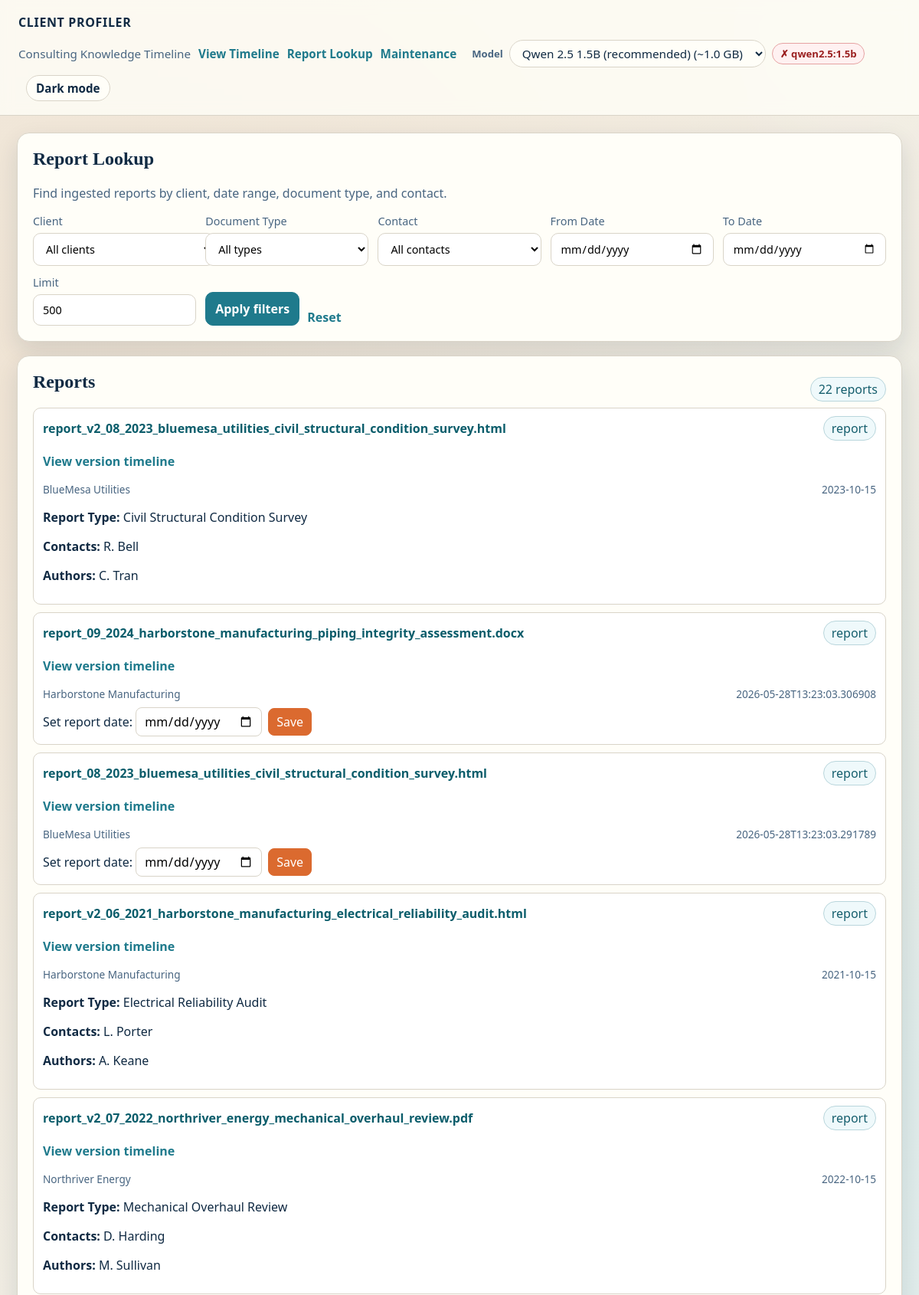
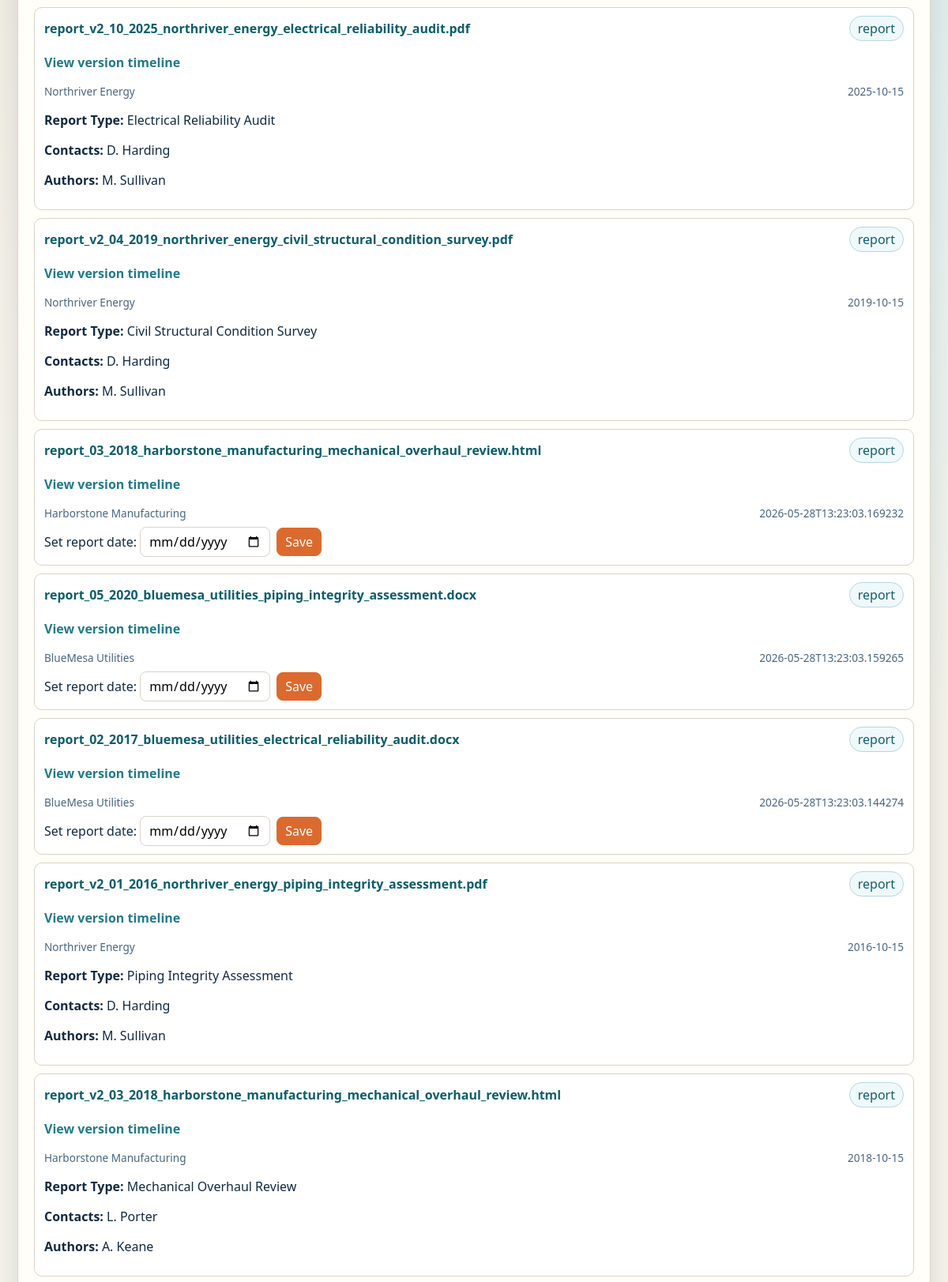
Page /reports (upper part) on the committed database (2 pictures, top to bottom).
### tables this page shows
CREATE TABLE documents (
                    id INTEGER PRIMARY KEY AUTOINCREMENT,
                    source_path TEXT NOT NULL,
                    source_type TEXT NOT NULL,
                    content_hash TEXT NOT NULL,
                    ingested_at TEXT NOT NULL,
                    metadata_json TEXT NOT NULL
                );

### client_profiler/web/app.py (the view)
    @app.get("/reports", response_class=HTMLResponse)
    def report_lookup(
        request: Request,
        client: str | None = None,
        doc_kind: str | None = None,
        contact: str | None = None,
        date_from: str | None = None,
        date_to: str | None = None,
        limit: int = 500,
    ) -> HTMLResponse:
        reports = storage.list_reports(
            client_name=client or None,
            doc_kind=doc_kind or None,
            contact=contact or None,
            date_from=date_from or None,
            date_to=date_to or None,
            limit=limit,
        )
        reports = _enrich_reports(reports)
        context = {
            "request": request,
            "reports": reports,
            "clients": storage.list_clients(),
            "document_kinds": storage.list_document_kinds(),
            "contacts": storage.all_report_contacts(),
            "filters": {
                "client": client or "",
                "doc_kind": doc_kind or "",
                "contact": contact or "",
                "date_from": date_from or "",
                "date_to": date_to or "",
                "limit": limit,
            },
        }
        return templates.TemplateResponse(request=request, name="reports.html", context=context)

### client_profiler/web/templates/reports.html (shortened to what this page needs)
{% extends "base.html" %}
{% block content %}
<section class="panel reveal">
  <h1>Report Lookup</h1>
  <p class="lead">Find ingested reports by client, date range, document type, and contact.</p>
  <form class="filter-grid" method="get" action="/reports">
    <label>
      Client
      <select name="client">
        <option value="">All clients</option>
      </select>
    </label>
    <label>
      Document Type
      <select name="doc_kind">
        <option value="">All types</option>
      </select>
    </label>
    <label>
      Contact
      <select name="contact">
        <option value="">All contacts</option>
      </select>
    </label>
    <label>
      From Date
      <input type="date" name="date_from" value="{{ filters.date_from }}" />
    </label>
    <label>
      To Date
      <input type="date" name="date_to" value="{{ filters.date_to }}" />
    </label>
    <label>
      Limit
      <input type="number" min="1" max="2000" name="limit" value="{{ filters.limit }}" />
    </label>
    <div class="filter-actions">
      <button type="submit">Apply filters</button>
      <a class="inline-link" href="/reports">Reset</a>
    </div>
  </form>
</section>
<section class="panel reveal delayed">
  <div class="section-head">
    <h2>Reports</h2>
    <span class="chip">{{ reports | length }} reports</span>
  </div>
  {% if reports %}
  <div class="report-list">
    {% for report in reports %}
    <article class="report-item">
      <div class="section-head">
        <a class="doc-link" href="{{ report.document_href }}" target="_blank" rel="noopener noreferrer">{{ report.document_name }}</a>
        <span class="chip">{{ report.document_kind }}</span>
      </div>
      <p><a class="inline-link" href="{{ report.versions_href }}">View version timeline</a></p>
      <div class="timeline-meta">
        <span>{{ report.client_name or "Unknown client" }}</span>
        <span>{{ report.report_date or report.ingested_at }}</span>
      </div>
      {% if report.report_type %}<p><strong>Report Type:</strong> {{ report.report_type }}</p>{% endif %}
      {% if report.contacts %}<p><strong>Contacts:</strong> {{ report.contacts | join(', ') }}</p>{% endif %}
      {% if report.authors %}<p><strong>Authors:</strong> {{ report.authors | join(', ') }}</p>{% endif %}
      {% if report.missing_date %}
      <form class="inline-date-form" method="post" action="/report/set-date">
        <label>
          Set report date:
          <input type="date" name="report_date" required />
        </label>
        <button type="submit">Save</button>
      </form>
      {% endif %}
    </article>
    {% endfor %}
  </div>
  {% else %}
  <div class="empty">No reports match the current filters.</div>
  {% endif %}
</section>
{% endblock %}

### client_profiler/web/static/styles.css (style rules this page uses)
:root { --bg: #f4f2ea; --ink: #102a43; --panel: #fffef8; --accent: #db6a2f; --accent-2: #1f7a8c; --muted: #486581; --border: #d9d4c8; --shadow: 0 12px 30px rgba(16, 42, 67, 0.12); color-scheme: light; }
* { box-sizing: border-box; }
body { margin: 0; font-family: "IBM Plex Sans", "Segoe UI", sans-serif; color: var(--ink); background: radial-gradient(circle at 10% 10%, #efe3d3 0%, transparent 35%), radial-gradient(circle at 90% 25%, #d7ecef 0%, transparent 30%), var(--bg); min-height: 100vh; }
.inline-link { color: var(--accent-2); text-decoration: none; font-weight: 700; }
.panel { background: var(--panel); border: 1px solid var(--border); border-radius: 16px; padding: 20px; box-shadow: var(--shadow); }
.section-head { display: flex; justify-content: space-between; align-items: center; gap: 12px; flex-wrap: wrap; }
h1, h2 { margin-top: 0; font-family: "IBM Plex Serif", Georgia, serif; }
.lead { color: var(--muted); max-width: 70ch; }
.chip { display: inline-flex; align-items: center; gap: 4px; border-radius: 999px; border: 1px solid #b9d6dc; color: #155e6d; padding: 4px 10px; background: #eff9fb; }
.timeline-meta { display: flex; justify-content: space-between; flex-wrap: wrap; gap: 10px; font-size: 0.85rem; color: var(--muted); }
.doc-link { color: #0b5d6b; text-decoration: none; font-weight: 700; }
.filter-grid { margin-top: 12px; display: grid; grid-template-columns: repeat(auto-fit, minmax(180px, 1fr)); gap: 12px; }
.filter-grid label { display: grid; gap: 6px; font-size: 0.9rem; color: var(--muted); }
.filter-grid input, .filter-grid select, .filter-grid button { border: 1px solid var(--border); border-radius: 10px; padding: 10px 12px; font: inherit; background: #fff; }
.filter-grid button { background: var(--accent-2); color: #fff; border-color: var(--accent-2); cursor: pointer; font-weight: 700; }
.filter-actions { display: flex; align-items: end; gap: 10px; }
.inline-date-form { margin-top: 8px; display: flex; flex-wrap: wrap; gap: 8px; align-items: center; }
.inline-date-form input, .inline-date-form button { border: 1px solid var(--border); border-radius: 8px; padding: 6px 10px; font: inherit; }
.inline-date-form button { background: var(--accent); color: #fff; border-color: var(--accent); cursor: pointer; }
.report-list { display: grid; gap: 10px; }
.report-item { background: #fff; border: 1px solid var(--border); border-radius: 10px; padding: 10px 12px; }
.reveal { animation: rise 0.55s ease-out; }
.delayed { animation-delay: 0.09s; }

### rows in the picture
documents: document_name "report_v2_08_2023_bluemesa_utilities_civil_structural_condition_survey.html", document_kind "report", client_name "BlueMesa Utilities", report_date "2023-10-15", report_type "Civil Structural Condition Survey", contacts "R. Bell", authors "C. Tran"
documents: document_name "report_09_2024_harborstone_manufacturing_piping_integrity_assessment.docx", document_kind "report", client_name "Harborstone Manufacturing", ingested_at "2026-05-28T13:23:03.306908"
documents: document_name "report_08_2023_bluemesa_utilities_civil_structural_condition_survey.html", document_kind "report", client_name "BlueMesa Utilities", ingested_at "2026-05-28T13:23:03.291789"
documents: document_name "report_v2_06_2021_harborstone_manufacturing_electrical_reliability_audit.html", document_kind "report", client_name "Harborstone Manufacturing", report_date "2021-10-15", report_type "Electrical Reliability Audit", contacts "L. Porter", authors "A. Keane"
documents: document_name "report_v2_07_2022_northriver_energy_mechanical_overhaul_review.pdf", document_kind "report", client_name "Northriver Energy", report_date "2022-10-15", report_type "Mechanical Overhaul Review", contacts "D. Harding", authors "M. Sullivan"
documents: document_name "report_v2_10_2025_northriver_energy_electrical_reliability_audit.pdf", document_kind "report", client_name "Northriver Energy", report_date "2025-10-15", report_type "Electrical Reliability Audit", contacts "D. Harding", authors "M. Sullivan"
documents: document_name "report_v2_04_2019_northriver_energy_civil_structural_condition_survey.pdf", document_kind "report", client_name "Northriver Energy", report_date "2019-10-15", report_type "Civil Structural Condition Survey", contacts "D. Harding", authors "M. Sullivan"
documents: document_name "report_03_2018_harborstone_manufacturing_mechanical_overhaul_review.html", document_kind "report", client_name "Harborstone Manufacturing", ingested_at "2026-05-28T13:23:03.169232"
documents: document_name "report_05_2020_bluemesa_utilities_piping_integrity_assessment.docx", document_kind "report", client_name "BlueMesa Utilities", ingested_at "2026-05-28T13:23:03.159265"
documents: document_name "report_02_2017_bluemesa_utilities_electrical_reliability_audit.docx", document_kind "report", client_name "BlueMesa Utilities", ingested_at "2026-05-28T13:23:03.144274"
documents: document_name "report_v2_01_2016_northriver_energy_piping_integrity_assessment.pdf", document_kind "report", client_name "Northriver Energy", report_date "2016-10-15", report_type "Piping Integrity Assessment", contacts "D. Harding", authors "M. Sullivan"
documents: document_name "report_v2_03_2018_harborstone_manufacturing_mechanical_overhaul_review.html", document_kind "report", client_name "Harborstone Manufacturing", report_date "2018-10-15", report_type "Mechanical Overhaul Review", contacts "L. Porter", authors "A. Keane"

### other values in the picture
{{ reports | length }} "22"
